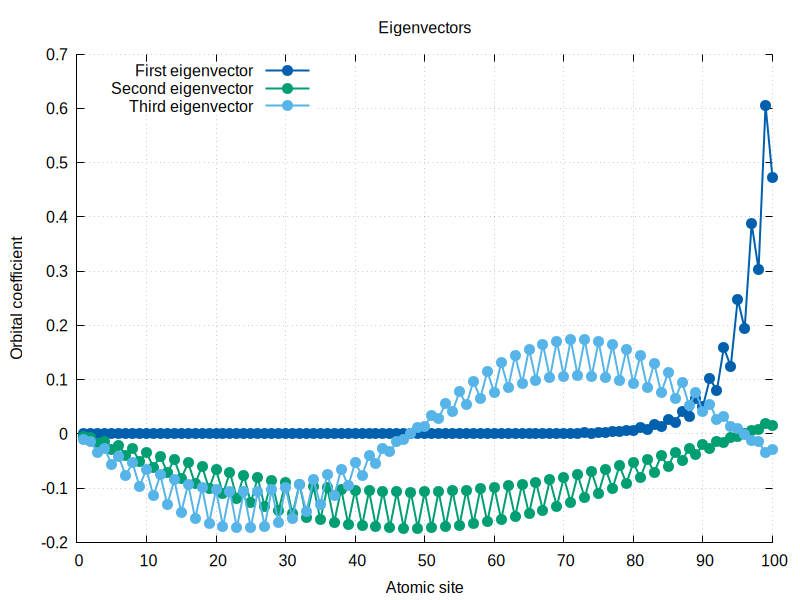

This chart was generated by the following gnuplot code:
set terminal pngcairo enhanced font "Arial,12" size 800,600
set output "plot_vectors.png"

# Labels and title
set title  "Eigenvectors"
set xlabel "Atomic site"
set ylabel "Orbital coefficient"

# Grid and axes
set grid
set key top left  # Move legend to the top right
set border 3       # Draw axes on bottom and left only

# Set range (optional, adjust based on data)
#set xrange [0:3]  # Change according to your data
#set yrange [-0.2:0.2]

# Set styles
set style line 1 lc rgb "#0060ad" lw 2 pt 7 ps 1.5  # Blue
set style line 2 lc rgb "#dd181f" lw 2 pt 7 ps 1.5  # Red
set style line 3 lc rgb "#00ad00" lw 2 pt 7 ps 1.5  # Green


plot "eigen_vectors.out" using 1:2 with lp ls 1 title "First eigenvector ", \
     "eigen_vectors.out" using 1:3 with lp ls 2 lc 2 title "Second eigenvector ", \
     "eigen_vectors.out" using 1:4 with lp ls 1 lc 3 title "Third eigenvector "

